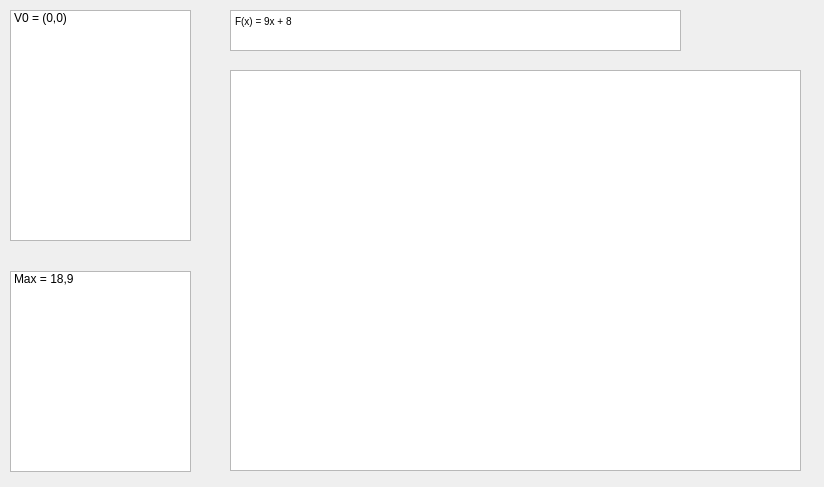
<?xml version="1.0" encoding="UTF-8"?>
<ui version="4.0">
 <class>displaywindow</class>
 <widget class="QDialog" name="displaywindow">
  <property name="geometry">
   <rect>
    <x>0</x>
    <y>0</y>
    <width>824</width>
    <height>487</height>
   </rect>
  </property>
  <property name="windowTitle">
   <string>Dialog</string>
  </property>
  <widget class="QGraphicsView" name="graphicsView">
   <property name="geometry">
    <rect>
     <x>230</x>
     <y>70</y>
     <width>571</width>
     <height>401</height>
    </rect>
   </property>
  </widget>
  <widget class="QTextBrowser" name="Display_stat_2">
   <property name="geometry">
    <rect>
     <x>230</x>
     <y>10</y>
     <width>451</width>
     <height>41</height>
    </rect>
   </property>
   <property name="verticalScrollBarPolicy">
    <enum>Qt::ScrollBarAlwaysOff</enum>
   </property>
   <property name="html">
    <string>&lt;!DOCTYPE HTML PUBLIC &quot;-//W3C//DTD HTML 4.0//EN&quot; &quot;http://www.w3.org/TR/REC-html40/strict.dtd&quot;&gt;
&lt;html&gt;&lt;head&gt;&lt;meta name=&quot;qrichtext&quot; content=&quot;1&quot; /&gt;&lt;style type=&quot;text/css&quot;&gt;
p, li { white-space: pre-wrap; }
&lt;/style&gt;&lt;/head&gt;&lt;body style=&quot; font-family:'MS Shell Dlg 2'; font-size:7.8pt; font-weight:400; font-style:normal;&quot;&gt;
&lt;p style=&quot; margin-top:0px; margin-bottom:0px; margin-left:0px; margin-right:0px; -qt-block-indent:0; text-indent:0px;&quot;&gt;F(x) = 9x + 8&lt;/p&gt;&lt;/body&gt;&lt;/html&gt;</string>
   </property>
  </widget>
  <widget class="QListWidget" name="listWidget">
   <property name="geometry">
    <rect>
     <x>10</x>
     <y>10</y>
     <width>181</width>
     <height>231</height>
    </rect>
   </property>
   <item>
    <property name="text">
     <string>V0 = (0,0)</string>
    </property>
   </item>
  </widget>
  <widget class="QListWidget" name="listWidget_2">
   <property name="geometry">
    <rect>
     <x>10</x>
     <y>271</y>
     <width>181</width>
     <height>201</height>
    </rect>
   </property>
   <item>
    <property name="text">
     <string>Max = 18,9</string>
    </property>
   </item>
  </widget>
 </widget>
 <resources/>
 <connections/>
</ui>
